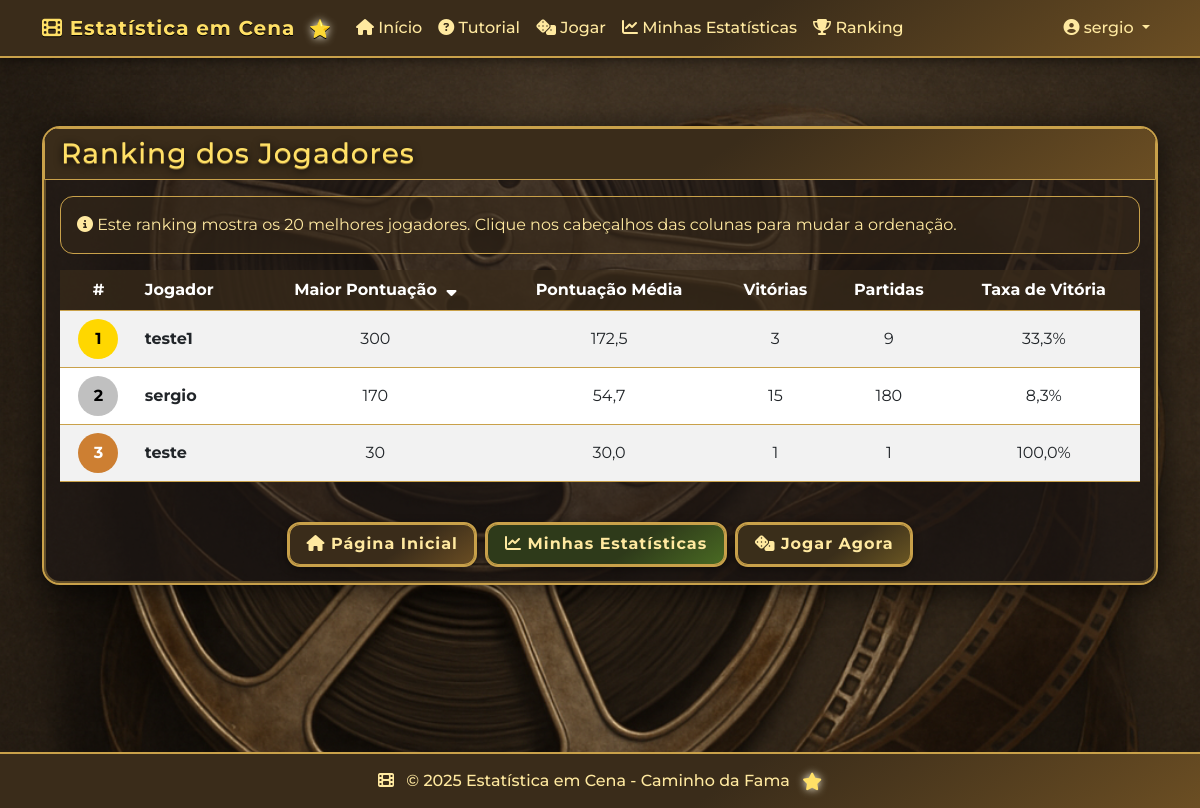
The app's page /ranking/ (signed in) with its own data.
### core/models.py (models this page shows, shortened)
class Jogador(models.Model):
    user_jogador = models.OneToOneField(User, verbose_name='Usuário', on_delete=models.CASCADE, db_index=True, )
    jogos_jogados = models.IntegerField(default=0)
    vitorias = models.IntegerField(default=0)
    pontuacao_media = models.FloatField(default=0.0)
    maior_pontuacao = models.IntegerField(default=0)  # Nova estatística
    tempo_medio_jogo = models.IntegerField(default=0)  # Em segundos
    total_perguntas_certas = models.IntegerField(default=0)  # Total de perguntas certas
    class Meta:
        verbose_name = 'Jogador'
        verbose_name_plural = 'Jogadores'
        ordering = ['-jogos_jogados']

### core/views.py (the view)
# urls.py: path('ranking/', RankingView.as_view(), name='ranking'),
class RankingView(TemplateView):
    template_name = 'ranking.html'
    def get_context_data(self, **kwargs):
        context = super().get_context_data(**kwargs)
        order_by = self.request.GET.get('order_by', 'maior_pontuacao')
        order_dir = self.request.GET.get('dir', 'desc')
        valid_order_fields = {
            'maior_pontuacao': 'maior_pontuacao',
            'pontuacao_media': 'pontuacao_media',
            'vitorias': 'vitorias',
            'jogos': 'jogos_jogados',
            'perguntas_certas': 'total_perguntas_certas'
        }
        if order_by not in valid_order_fields:
            order_by = 'maior_pontuacao'
        order_field = valid_order_fields[order_by]
        if order_dir == 'asc':
            order_string = order_field
        else:
            order_string = f'-{order_field}'
        jogadores = Jogador.objects.filter(jogos_jogados__gt=0).order_by(order_string)[:20]
        for i, jogador in enumerate(jogadores):
            jogador.posicao = i + 1
            if jogador.tempo_medio_jogo > 0:
                jogador.tempo_formatado = str(datetime.timedelta(seconds=jogador.tempo_medio_jogo))
            else:
                jogador.tempo_formatado = "00:00:00"
            if jogador.jogos_jogados > 0:
                jogador.taxa_vitoria = (jogador.vitorias / jogador.jogos_jogados) * 100
            else:
                jogador.taxa_vitoria = 0
        context['jogadores'] = jogadores
        context['order_by'] = order_by
        context['order_dir'] = order_dir
        return context

### templates/ranking.html (shortened to what this page needs)
{% extends 'base.html' %}
{% block content %}
<div class="container mt-4">
  <div class="row">
    <div class="col-12">
      <div class="card">
        <div class="card-header bg-primary text-white">
          <h1 class="h3 mb-0">Ranking dos Jogadores</h1>
        </div>
        <div class="card-body">
          <div class="alert alert-info">
            <i class="fas fa-info-circle"></i> Este ranking mostra os 20 melhores jogadores. Clique nos cabeçalhos das colunas para mudar a ordenação.
          </div>
          <div class="table-responsive">
            <table class="table table-striped table-hover">
              <thead class="table-dark">
                <tr>
                  <th class="text-center">#</th>
                  <th>Jogador</th>
                  <th class="sort-header text-center" onclick="window.location.href='?order_by=maior_pontuacao&dir={% if order_by == 'maior_pontuacao' and order_dir == 'desc' %}asc{% else %}desc{% endif %}'">
                    Maior Pontuação
                    {% if order_by == 'maior_pontuacao' %}
                      <i class="fas fa-sort-{% if order_dir == 'desc' %}down{% else %}up{% endif %} sort-icon"></i>
                    {% endif %}
                  </th>
                  <th class="sort-header text-center" onclick="window.location.href='?order_by=pontuacao_media&dir={% if order_by == 'pontuacao_media' and order_dir == 'desc' %}asc{% else %}desc{% endif %}'">
                    Pontuação Média
                  </th>
                  <th class="sort-header text-center" onclick="window.location.href='?order_by=vitorias&dir={% if order_by == 'vitorias' and order_dir == 'desc' %}asc{% else %}desc{% endif %}'">
                    Vitórias
                  </th>
                  <th class="sort-header text-center" onclick="window.location.href='?order_by=jogos&dir={% if order_by == 'jogos' and order_dir == 'desc' %}asc{% else %}desc{% endif %}'">
                    Partidas
                  </th>
                  <th class="text-center">Taxa de Vitória</th>
                </tr>
              </thead>
              <tbody>
                {% if jogadores %}
                  {% for jogador in jogadores %}
                    <tr>
                      <td class="text-center">
                        <div class="ranking-number {% if jogador.posicao <= 3 %}ranking-{{ jogador.posicao }}{% endif %}">
                          {{ jogador.posicao }}
                        </div>
                      </td>
                      <td>
                        <strong>{{ jogador.user_jogador.username }}</strong>
                      </td>
                      <td class="text-center">{{ jogador.maior_pontuacao }}</td>
                      <td class="text-center">{{ jogador.pontuacao_media|floatformat:1 }}</td>
                      <td class="text-center">{{ jogador.vitorias }}</td>
                      <td class="text-center">{{ jogador.jogos_jogados }}</td>
                      <td class="text-center">{{ jogador.taxa_vitoria|floatformat:1 }}%</td>
                    </tr>
                  {% endfor %}
                {% endif %}
              </tbody>
            </table>
          </div>
          <div class="d-flex justify-content-center mt-4">
            <a href="{% url 'index' %}" class="btn btn-primary me-2">
              <i class="fas fa-home"></i> Página Inicial
            </a>
            <a href="{% url 'estatisticas_jogador' %}" class="btn btn-success me-2">
              <i class="fas fa-chart-line"></i> Minhas Estatísticas
            </a>
            <a href="{% url 'tabuleiro' %}" class="btn btn-warning">
              <i class="fas fa-dice"></i> Jogar Agora
            </a>
          </div>
        </div>
      </div>
    </div>
  </div>
</div>
{% endblock %}

### templates/base.html (shortened to what this page needs)
{% load static %}
<!DOCTYPE html>
<html lang="pt-br">
<head>
    <link href="https://cdn.jsdelivr.net/npm/bootstrap@5.3.0/dist/css/bootstrap.min.css" rel="stylesheet">
    <link rel="stylesheet" href="https://cdnjs.cloudflare.com/ajax/libs/font-awesome/6.4.0/css/all.min.css">
    <link rel="stylesheet" href="{% static 'css/base.css' %}">
</head>
<body>
    <nav class="navbar navbar-expand-lg navbar-dark fixed-top">
        <div class="container">
            <a class="navbar-brand" href="{% url 'index' %}">
                <i class="fas fa-film"></i> Estatística em Cena <span class="estrela-cinema">⭐</span>
            </a>
            <div class="collapse navbar-collapse" id="navbarNav">
                <ul class="navbar-nav me-auto">
                    <li class="nav-item">
                        <a class="nav-link" href="{% url 'index' %}"><i class="fas fa-home"></i> Início</a>
                    </li>
                    <li class="nav-item">
                        <a class="nav-link" href="{% url 'tutorial' %}"><i class="fas fa-question-circle"></i> Tutorial</a>
                    </li>
                    {% if user.is_authenticated %}
                    <li class="nav-item">
                        <a class="nav-link" href="{% url 'tabuleiro' %}"><i class="fas fa-dice"></i> Jogar</a>
                    </li>
                    <li class="nav-item">
                        <a class="nav-link" href="{% url 'estatisticas_jogador' %}"><i class="fas fa-chart-line"></i> Minhas Estatísticas</a>
                    </li>
                    {% endif %}
                    <li class="nav-item">
                        <a class="nav-link" href="{% url 'ranking' %}"><i class="fas fa-trophy"></i> Ranking</a>
                    </li>
                </ul>
                <ul class="navbar-nav">
                    {% if user.is_authenticated %}
                    <li class="nav-item dropdown">
                        <a class="nav-link dropdown-toggle" href="#" id="userDropdown" role="button"
                           data-bs-toggle="dropdown" aria-expanded="false">
                            <i class="fas fa-user-circle"></i> {{ user.username }}
                        </a>
                    </li>
                    {% endif %}
                </ul>
            </div>
        </div>
    </nav>
    <div class="container mt-4 pt-5">
    </div>
    <main class="content">
        {% block content %}{% endblock %}
    </main>
    <footer class="footer">
        <div class="container">
            <p class="mb-0">
                <i class="fas fa-film me-2"></i>
                &copy; {% now "Y" %} Estatística em Cena - Caminho da Fama
                <i class="fas fa-star estrela-cinema ms-2"></i>
            </p>
        </div>
    </footer>
</body>
</html>

### static/css/base.css (style rules this page uses)
body { background: #f5e6c8; background-image: url('../img/rolo_de_filme2.png'); background-attachment: fixed; background-size: cover; font-family: 'Montserrat', 'Arial', sans-serif; margin: 0; padding: 0; }
.content { padding-top: 30px; min-height: calc(100vh - 120px); }
.container { position: relative; z-index: 1; }
.card, .jumbotron { background-image: url('../img/rolo_de_filme2.png'); background-size: cover; background-position: center; border: 2px solid #c9a14a; border-radius: 18px; box-shadow: 0 4px 32px #000a, 0 0 0 2px #c9a14a inset; position: relative; overflow: hidden; margin-bottom: 24px; }
.card::before, .jumbotron::before { content: ""; position: absolute; inset: 0; background: rgba(30, 24, 22, 0.6); z-index: 0; }
.card-header, .card-body, .card-footer, .jumbotron * { position: relative; z-index: 1; }
h1, h2, h3, h4, h5, h6 { color: #ffe9a0; font-weight: bold; text-shadow: 0 2px 8px #000, 0 1px 0 #c9a14a; letter-spacing: 1px; }
.navbar { background: linear-gradient(145deg, #3a2c1a 60%, #6b4e23 100%) !important; border-bottom: 2px solid #c9a14a; box-shadow: 0 2px 10px rgba(0, 0, 0, 0.5); }
.navbar-brand { color: #ffe066 !important; font-weight: bold; text-shadow: 0 1px 0 #000; letter-spacing: 1px; }
.navbar-dark .navbar-nav .nav-link { color: #ffe9a0; font-weight: 500; }
.btn-primary, .btn-secondary, .btn-success, .btn-danger, .btn-warning, .btn-info, .btn-outline-primary, .btn-outline-secondary, .btn-outline-success, .btn-outline-danger, .btn-outline-warning, .btn-outline-info { border: 2px solid #c9a14a; border-radius: 13px; box-shadow: 0 2px 8px rgba(0, 0, 0, 0.4), 0 0 0 1px #c9a14a inset; font-family: 'Montserrat', 'Arial', sans-serif; font-weight: bold; letter-spacing: 1px; padding: 0.5em 1.1em 0.6em 1.1em; transition: all 0.2s; background: linear-gradient(145deg, #3a2c1a 60%, #6b4e23 100%); color: #ffe9a0; }
.btn-primary { background: linear-gradient(145deg, #3a2c1a 60%, #6b4e23 100%); }
.btn-success { background: linear-gradient(145deg, #2e3a1a 60%, #4a6b23 100%); }
.btn-warning { background: linear-gradient(145deg, #3a2e1a 60%, #6b5723 100%); }
.card-header { background: linear-gradient(145deg, #3a2c1a 60%, #6b4e23 100%) !important; color: #ffe066 !important; border-bottom: 2px solid #c9a14a; }
.alert { border: 1px solid #c9a14a; border-radius: 13px; position: relative; }
.alert::before { content: ""; position: absolute; inset: 0; background: rgba(30, 24, 22, 0.2); z-index: -1; border-radius: 13px; }
.estrela-cinema { font-size: 1.1rem; color: #ffe066; filter: drop-shadow(0 0 4px #fffbe6); margin-left: 0.4em; vertical-align: middle; }
.footer { background: linear-gradient(145deg, #3a2c1a 60%, #6b4e23 100%) !important; border-top: 2px solid #c9a14a; color: #ffe9a0 !important; text-align: center; padding: 15px 0; font-weight: 500; }
.table { color: #ffe9a0; border-color: #c9a14a; }
.table th { border-color: #c9a14a; background: rgba(58, 44, 26, 0.7); }
.table td { border-color: #c9a14a; }
.table-striped tbody tr:nth-of-type(odd) { background-color: rgba(58, 44, 26, 0.3); }
.table-striped tbody tr:nth-of-type(even) { background-color: rgba(58, 44, 26, 0.5); }
.bg-primary { background-color: #3a2c1a !important; border: 1px solid #c9a14a; }
.alert-primary, .alert-secondary, .alert-success, .alert-danger, .alert-warning, .alert-info { color: #ffe9a0; border: 1px solid #c9a14a; background-color: rgba(58, 44, 26, 0.5); }

### templates/ranking.html (style rules this page uses)
.table th, .table td { vertical-align: middle; }
.ranking-number { width: 40px; height: 40px; border-radius: 50%; background-color: #007bff; color: white; display: flex; align-items: center; justify-content: center; font-weight: bold; margin: 0 auto; }
.ranking-1 { background-color: gold; color: black; }
.ranking-2 { background-color: silver; color: black; }
.ranking-3 { background-color: #cd7f32; color: white; }
.sort-icon { margin-left: 5px; }
.sort-header { cursor: pointer; }

### records on screen
Jogador: posicao "1", user_jogador.username "teste1", maior_pontuacao "300", pontuacao_media "172,5", vitorias "3", jogos_jogados "9", taxa_vitoria "33,3"
Jogador: posicao "2", user_jogador.username "sergio", maior_pontuacao "170", pontuacao_media "54,7", vitorias "15", jogos_jogados "180", taxa_vitoria "8,3"
Jogador: posicao "3", user_jogador.username "teste", maior_pontuacao "30", pontuacao_media "30,0", vitorias "1", jogos_jogados "1", taxa_vitoria "100,0"

### other values on screen
{{ user.username }} "sergio"
